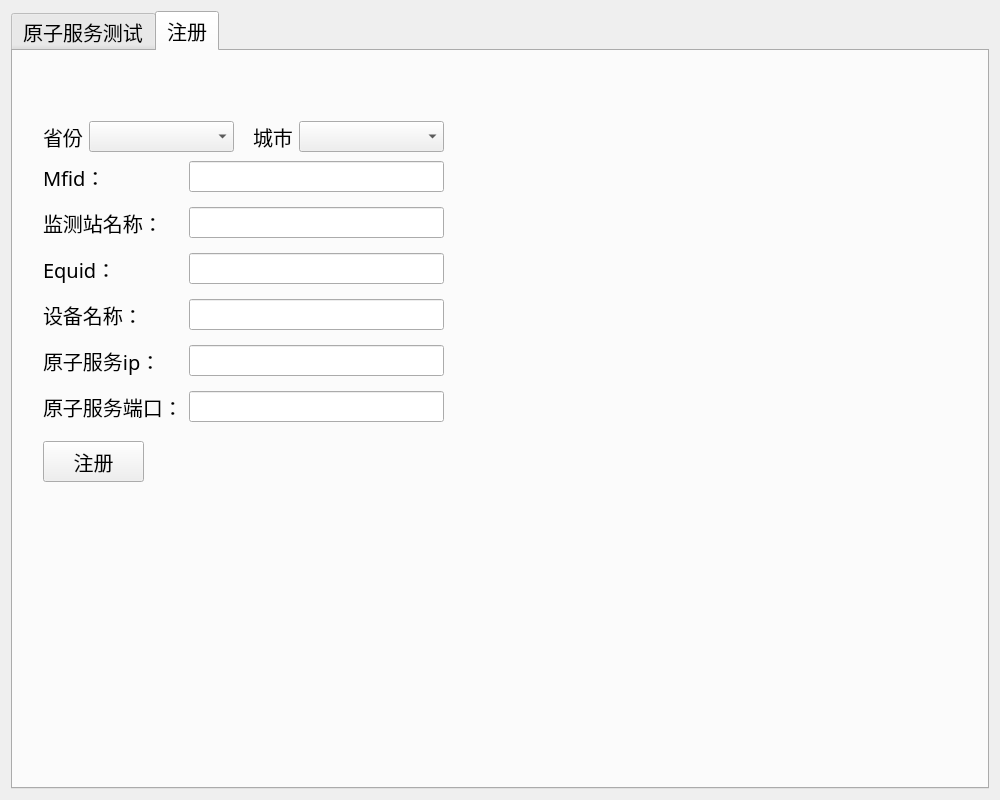
<?xml version="1.0" encoding="UTF-8"?>
<ui version="4.0">
 <class>Form</class>
 <widget class="QWidget" name="Form">
  <property name="geometry">
   <rect>
    <x>0</x>
    <y>0</y>
    <width>1000</width>
    <height>800</height>
   </rect>
  </property>
  <property name="windowTitle">
   <string>原子服务自动巡检工具</string>
  </property>
  <property name="autoFillBackground">
   <bool>true</bool>
  </property>
  <layout class="QGridLayout" name="gridLayout">
   <item row="0" column="0">
    <widget class="QTabWidget" name="tabWidget">
     <property name="enabled">
      <bool>true</bool>
     </property>
     <property name="font">
      <font>
       <family>华文楷体</family>
       <pointsize>15</pointsize>
       <weight>50</weight>
       <italic>false</italic>
       <bold>false</bold>
       <stylestrategy>PreferAntialias</stylestrategy>
      </font>
     </property>
     <property name="autoFillBackground">
      <bool>true</bool>
     </property>
     <property name="currentIndex">
      <number>1</number>
     </property>
     <widget class="QWidget" name="tab">
      <attribute name="title">
       <string>原子服务测试</string>
      </attribute>
      <layout class="QGridLayout" name="gridLayout_2">
       <item row="0" column="2">
        <widget class="QPushButton" name="pushButton_2">
         <property name="text">
          <string>开始测试</string>
         </property>
        </widget>
       </item>
       <item row="0" column="0">
        <layout class="QFormLayout" name="formLayout_2">
         <item row="0" column="0">
          <widget class="QLabel" name="label_8">
           <property name="text">
            <string>监测站</string>
           </property>
          </widget>
         </item>
         <item row="0" column="1">
          <widget class="QComboBox" name="comboBox"/>
         </item>
        </layout>
       </item>
       <item row="0" column="1">
        <spacer name="horizontalSpacer_2">
         <property name="orientation">
          <enum>Qt::Horizontal</enum>
         </property>
         <property name="sizeHint" stdset="0">
          <size>
           <width>291</width>
           <height>20</height>
          </size>
         </property>
        </spacer>
       </item>
       <item row="1" column="0" colspan="3">
        <widget class="QTableWidget" name="tableWidget">
         <property name="autoFillBackground">
          <bool>true</bool>
         </property>
         <property name="frameShadow">
          <enum>QFrame::Sunken</enum>
         </property>
         <property name="lineWidth">
          <number>1</number>
         </property>
         <property name="midLineWidth">
          <number>0</number>
         </property>
         <property name="autoScroll">
          <bool>true</bool>
         </property>
         <property name="autoScrollMargin">
          <number>10</number>
         </property>
         <property name="tabKeyNavigation">
          <bool>true</bool>
         </property>
         <property name="showDropIndicator" stdset="0">
          <bool>true</bool>
         </property>
         <property name="dragEnabled">
          <bool>false</bool>
         </property>
         <property name="dragDropOverwriteMode">
          <bool>true</bool>
         </property>
         <property name="alternatingRowColors">
          <bool>true</bool>
         </property>
         <property name="textElideMode">
          <enum>Qt::ElideRight</enum>
         </property>
         <property name="verticalScrollMode">
          <enum>QAbstractItemView::ScrollPerItem</enum>
         </property>
         <property name="horizontalScrollMode">
          <enum>QAbstractItemView::ScrollPerItem</enum>
         </property>
         <property name="showGrid">
          <bool>true</bool>
         </property>
         <property name="gridStyle">
          <enum>Qt::SolidLine</enum>
         </property>
         <property name="sortingEnabled">
          <bool>false</bool>
         </property>
         <property name="wordWrap">
          <bool>true</bool>
         </property>
         <property name="cornerButtonEnabled">
          <bool>true</bool>
         </property>
         <property name="rowCount">
          <number>20</number>
         </property>
         <property name="columnCount">
          <number>7</number>
         </property>
         <attribute name="horizontalHeaderVisible">
          <bool>false</bool>
         </attribute>
         <attribute name="horizontalHeaderCascadingSectionResizes">
          <bool>false</bool>
         </attribute>
         <attribute name="horizontalHeaderMinimumSectionSize">
          <number>32</number>
         </attribute>
         <attribute name="horizontalHeaderDefaultSectionSize">
          <number>130</number>
         </attribute>
         <attribute name="horizontalHeaderHighlightSections">
          <bool>true</bool>
         </attribute>
         <attribute name="horizontalHeaderShowSortIndicator" stdset="0">
          <bool>false</bool>
         </attribute>
         <attribute name="horizontalHeaderStretchLastSection">
          <bool>true</bool>
         </attribute>
         <attribute name="verticalHeaderVisible">
          <bool>false</bool>
         </attribute>
         <attribute name="verticalHeaderCascadingSectionResizes">
          <bool>false</bool>
         </attribute>
         <attribute name="verticalHeaderDefaultSectionSize">
          <number>30</number>
         </attribute>
         <attribute name="verticalHeaderHighlightSections">
          <bool>false</bool>
         </attribute>
         <attribute name="verticalHeaderShowSortIndicator" stdset="0">
          <bool>false</bool>
         </attribute>
         <attribute name="verticalHeaderStretchLastSection">
          <bool>false</bool>
         </attribute>
         <row>
          <property name="text">
           <string>1</string>
          </property>
         </row>
         <row>
          <property name="text">
           <string>2</string>
          </property>
         </row>
         <row>
          <property name="text">
           <string>3</string>
          </property>
         </row>
         <row>
          <property name="text">
           <string>4</string>
          </property>
         </row>
         <row>
          <property name="text">
           <string>5</string>
          </property>
         </row>
         <row>
          <property name="text">
           <string>6</string>
          </property>
         </row>
         <row>
          <property name="text">
           <string>7</string>
          </property>
         </row>
         <row>
          <property name="text">
           <string>8</string>
          </property>
         </row>
         <row>
          <property name="text">
           <string>9</string>
          </property>
         </row>
         <row>
          <property name="text">
           <string>10</string>
          </property>
         </row>
         <row/>
         <row/>
         <row/>
         <row/>
         <row/>
         <row/>
         <row/>
         <row/>
         <row/>
         <row/>
         <column>
          <property name="text">
           <string>序号</string>
          </property>
         </column>
         <column>
          <property name="text">
           <string>监测站名称</string>
          </property>
         </column>
         <column>
          <property name="text">
           <string>mfid</string>
          </property>
         </column>
         <column>
          <property name="text">
           <string>设备名称</string>
          </property>
         </column>
         <column>
          <property name="text">
           <string>网络状态</string>
          </property>
         </column>
         <column>
          <property name="text">
           <string>设备状态</string>
          </property>
         </column>
         <column>
          <property name="text">
           <string>测试状态</string>
          </property>
         </column>
         <item row="0" column="0">
          <property name="text">
           <string/>
          </property>
          <property name="textAlignment">
           <set>AlignCenter</set>
          </property>
         </item>
         <item row="0" column="2">
          <property name="text">
           <string/>
          </property>
         </item>
         <item row="1" column="2">
          <property name="text">
           <string/>
          </property>
         </item>
        </widget>
       </item>
      </layout>
     </widget>
     <widget class="QWidget" name="tab_3">
      <attribute name="title">
       <string notr="true">注册</string>
      </attribute>
      <widget class="QWidget" name="formLayoutWidget">
       <property name="geometry">
        <rect>
         <x>30</x>
         <y>110</y>
         <width>401</width>
         <height>261</height>
        </rect>
       </property>
       <layout class="QFormLayout" name="formLayout">
        <property name="verticalSpacing">
         <number>15</number>
        </property>
        <property name="topMargin">
         <number>0</number>
        </property>
        <property name="bottomMargin">
         <number>0</number>
        </property>
        <item row="0" column="0">
         <widget class="QLabel" name="label">
          <property name="text">
           <string>Mfid：</string>
          </property>
         </widget>
        </item>
        <item row="0" column="1">
         <widget class="QLineEdit" name="lineEdit"/>
        </item>
        <item row="1" column="0">
         <widget class="QLabel" name="label_2">
          <property name="text">
           <string>监测站名称：</string>
          </property>
         </widget>
        </item>
        <item row="1" column="1">
         <widget class="QLineEdit" name="lineEdit_2"/>
        </item>
        <item row="2" column="0">
         <widget class="QLabel" name="label_3">
          <property name="text">
           <string>Equid：</string>
          </property>
         </widget>
        </item>
        <item row="2" column="1">
         <widget class="QLineEdit" name="lineEdit_3"/>
        </item>
        <item row="3" column="0">
         <widget class="QLabel" name="label_5">
          <property name="text">
           <string>设备名称：</string>
          </property>
         </widget>
        </item>
        <item row="3" column="1">
         <widget class="QLineEdit" name="lineEdit_5"/>
        </item>
        <item row="4" column="0">
         <widget class="QLabel" name="label_6">
          <property name="text">
           <string>原子服务ip：</string>
          </property>
         </widget>
        </item>
        <item row="4" column="1">
         <widget class="QLineEdit" name="lineEdit_6"/>
        </item>
        <item row="5" column="0">
         <widget class="QLabel" name="label_7">
          <property name="text">
           <string>原子服务端口：</string>
          </property>
         </widget>
        </item>
        <item row="5" column="1">
         <widget class="QLineEdit" name="lineEdit_7"/>
        </item>
       </layout>
      </widget>
      <widget class="QPushButton" name="pushButton">
       <property name="geometry">
        <rect>
         <x>30</x>
         <y>390</y>
         <width>101</width>
         <height>41</height>
        </rect>
       </property>
       <property name="text">
        <string>注册</string>
       </property>
      </widget>
      <widget class="QWidget" name="formLayoutWidget_2">
       <property name="geometry">
        <rect>
         <x>30</x>
         <y>70</y>
         <width>191</width>
         <height>31</height>
        </rect>
       </property>
       <layout class="QFormLayout" name="formLayout_3">
        <item row="0" column="0">
         <widget class="QLabel" name="label_4">
          <property name="text">
           <string>省份</string>
          </property>
         </widget>
        </item>
        <item row="0" column="1">
         <widget class="QComboBox" name="comboBox_2"/>
        </item>
       </layout>
      </widget>
      <widget class="QWidget" name="formLayoutWidget_3">
       <property name="geometry">
        <rect>
         <x>240</x>
         <y>70</y>
         <width>191</width>
         <height>31</height>
        </rect>
       </property>
       <layout class="QFormLayout" name="formLayout_4">
        <item row="0" column="0">
         <widget class="QLabel" name="label_9">
          <property name="text">
           <string>城市</string>
          </property>
         </widget>
        </item>
        <item row="0" column="1">
         <widget class="QComboBox" name="comboBox_3"/>
        </item>
       </layout>
      </widget>
     </widget>
    </widget>
   </item>
  </layout>
 </widget>
 <resources/>
 <connections/>
</ui>
